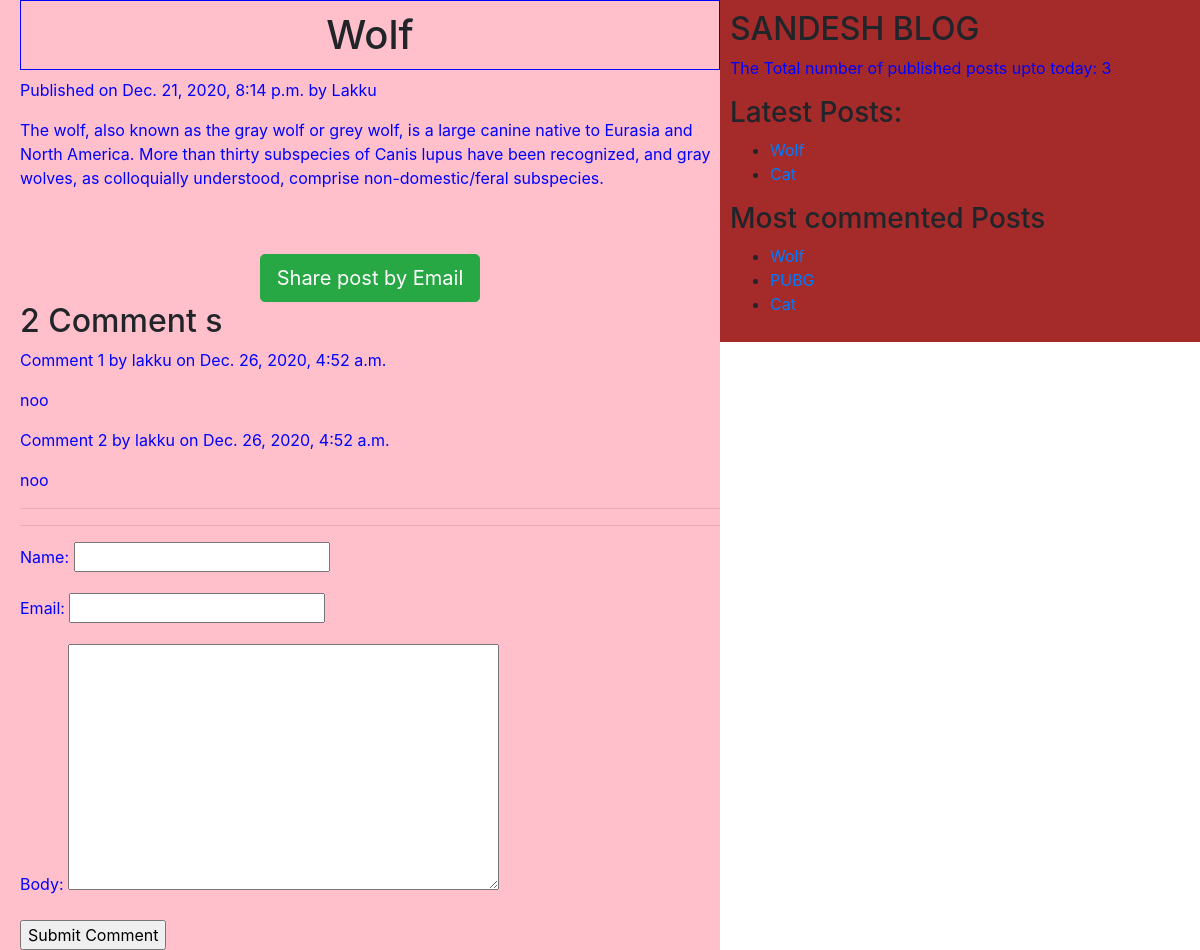
The page /2020/12/21/Wolf-Bio/ on the database its author committed.
### app2/models.py (models this page shows, shortened)
class Post(models.Model):
    STATUS_CHOICES=(('draft','Draft'),('published','Published'))
    title = models.CharField(max_length=50)
    slug = models.SlugField(max_length=200,unique_for_date='publish')
    author = models.ForeignKey(User,related_name='blog_posts' ,on_delete=models.CASCADE)
    body = models.TextField()
    publish = models.DateTimeField(default=timezone.now)
    created = models.DateTimeField(auto_now_add=True)
    updated = models.DateTimeField(auto_now=True)
    status = models.CharField(max_length=50,choices=STATUS_CHOICES,default='draft')
    objects=CustomManager()
    tags=TaggableManager()
    class Meta:
    	ordering=('-publish',)
    def get_absolute_url(self):
    	return reverse('post_detail',args=[self.publish.year,self.publish.strftime('%m'),self.publish.strftime('%d'),self.slug])

class Comment(models.Model):
    post=models.ForeignKey(Post,related_name='comments', on_delete=models.CASCADE)
    name = models.CharField( max_length=50)
    email = models.EmailField()
    body = models.TextField()
    created = models.DateTimeField(auto_now_add=True)
    updated = models.DateTimeField(auto_now=True)
    active=models.BooleanField(default=True)
    class Meta:
        ordering=('-created',)

### app2/views.py (the view)
# urls.py: re_path(r'^(?P<year>\d{4})/(?P<month>\d{2})/(?P<day>\d{2})/(?P<post>[-\w]+)/$',views.post_detail_view,name='post_detail'),
def post_detail_view(request,year,month,day,post):
	post = get_object_or_404(Post,slug=post,status='published',publish__year=year,publish__month=month,publish__day=day)
	comments=post.comments.filter(active=True)
	csubmit=False
	if request.method=='POST':
		form=CommentForm(request.POST)
		if form.is_valid():
			new_comment=form.save(commit=False)
			new_comment.post=post
			new_comment.save()
			csubmit=True
	else:
		form=CommentForm()
	my_dict={'post':post,'form':form,'csubmit':csubmit,'comments':comments}
	return render(request=request, template_name='app2/detail.html',context=my_dict)

### app2/forms.py
class CommentForm(forms.ModelForm):
    class Meta:
        model = Comment
        fields = ('name','email','body')

### app2/models.py (called while the page is built)
	def get_queryset(self):
		return super().get_queryset().filter(status='published')

### app2/templatetags/blog_tags.py (called while the page is built)
@register.simple_tag(name='my_tag')
def total_posts():
	return Post.objects.count()

@register.inclusion_tag('app2/latest.html')
def show_latest_posts():
	latest_posts=Post.objects.order_by('-publish')[:2]
	return {'latest_posts':latest_posts}

@register.simple_tag()
def get_most_commented_posts(count=3):
	return Post.objects.annotate(total_comments=Count('comments')).order_by('-total_comments')[:count]

### template/app2/detail.html (shortened to what this page needs)
{% extends "app2/base.html" %}
{% block content_block %}
	<h1>{{ post.title }}</h1>
	<p id="date">Published on {{post.publish}} by {{ post.author|title }}</p>
		{{ post.body|linebreaks }}
	<br><br>
	<div class="container" align="center">
			<a href="/{{ post.id }}/share" class="btn btn-lg btn-success" target="blank">Share post by Email</a>
	</div>
	{% with comments.count as comments_count  %}
		<h2>{{  comments_count}} Comment {{ comments_count|pluralize }}</h2>
	{% endwith %}
	{% if comments %}
		{% for comment in comments  %}
			<p id='ch'>Comment {{ forloop.counter }} by {{ comment.name }} on {{ comment.created }}</p>
			<div class="cb">
				{{ comment.body|linebreaks }}
			</div>
		{% endfor %}
		<hr><hr>
	{% else %}
		<p>There are no Comments Yet!!!</p>
	{% endif %}
	{% if csubmit %}
		<h2>Your Comment added successfully</h2>
	{% else %}
		<form method="post">
			{{ form.as_p }}
			<input type="submit" name="" value="Submit Comment">
		</form>
	{% endif %}
{% endblock content_block %}

### template/app2/base.html (shortened to what this page needs)
<!DOCTYPE html>
{% load blog_tags %}
{% load static %}
<html lang="en" dir="ltr">
<head>
	<link rel="stylesheet" href="https://cdn.jsdelivr.net/npm/bootstrap@4.5.3/dist/css/bootstrap.min.css">
	<link rel="stylesheet" type="text/css" href="{% static "css/app2/post.css" %}">
</head>
<body>
	<div class="content">
		{% block content_block %}
		{% endblock content_block %}
	</div>
	<div class="sidebar">
		<h2>SANDESH BLOG</h2>
		<p>The Total number of published posts upto today: <span id="pcount">{% my_tag %}</span> </p>
		<h3>Latest Posts:</h3>{% show_latest_posts %}
		<h3>Most commented Posts</h3>
		{% get_most_commented_posts as m_c_p%}
		<ul>
			{% for post in m_c_p %}
			<li><a href="{{ post.get_absolute_url }}">{{ post.title }}</a></li>
			{% endfor %}
		</ul>
	</div>
</body>
</html>

### template/app2/latest.html
<ul>
	{% for post in  latest_posts %}
		<li><a href="{{ post.get_absolute_url }}">{{ post.title }}</a></li>
	{% endfor %}
</ul>

### static/css/app2/post.css (style rules this page uses)
.content { width:60%; float:left; padding: 0 0 0 20px; background: pink; height: 100%; }
.sidebar { width:40%; float:right; padding: 10px; background: brown; height: 100%; }
h1 { text-align: center; padding: 10px; border: 1px solid blue; }
p { color:blue; }

### rows shown on the page
Post: title "Wolf", publish "Dec. 21, 2020, 8:14 p.m.", author "Lakku", body "The wolf, also known as the gray wolf or grey wolf, is a large canine native to Eurasia and North America. More than thirty subspecies of Canis lupus have been recognized, and gray wolves, as colloquially understood, comprise non-domestic/feral subspecies."
Comment: name "lakku", created "Dec. 26, 2020, 4:52 a.m.", body "noo"
Comment: name "lakku", created "Dec. 26, 2020, 4:52 a.m.", body "noo"
Post: title "Cat"
Post: title "PUBG"

### other values the page prints
{{ comments_count }} "2"
